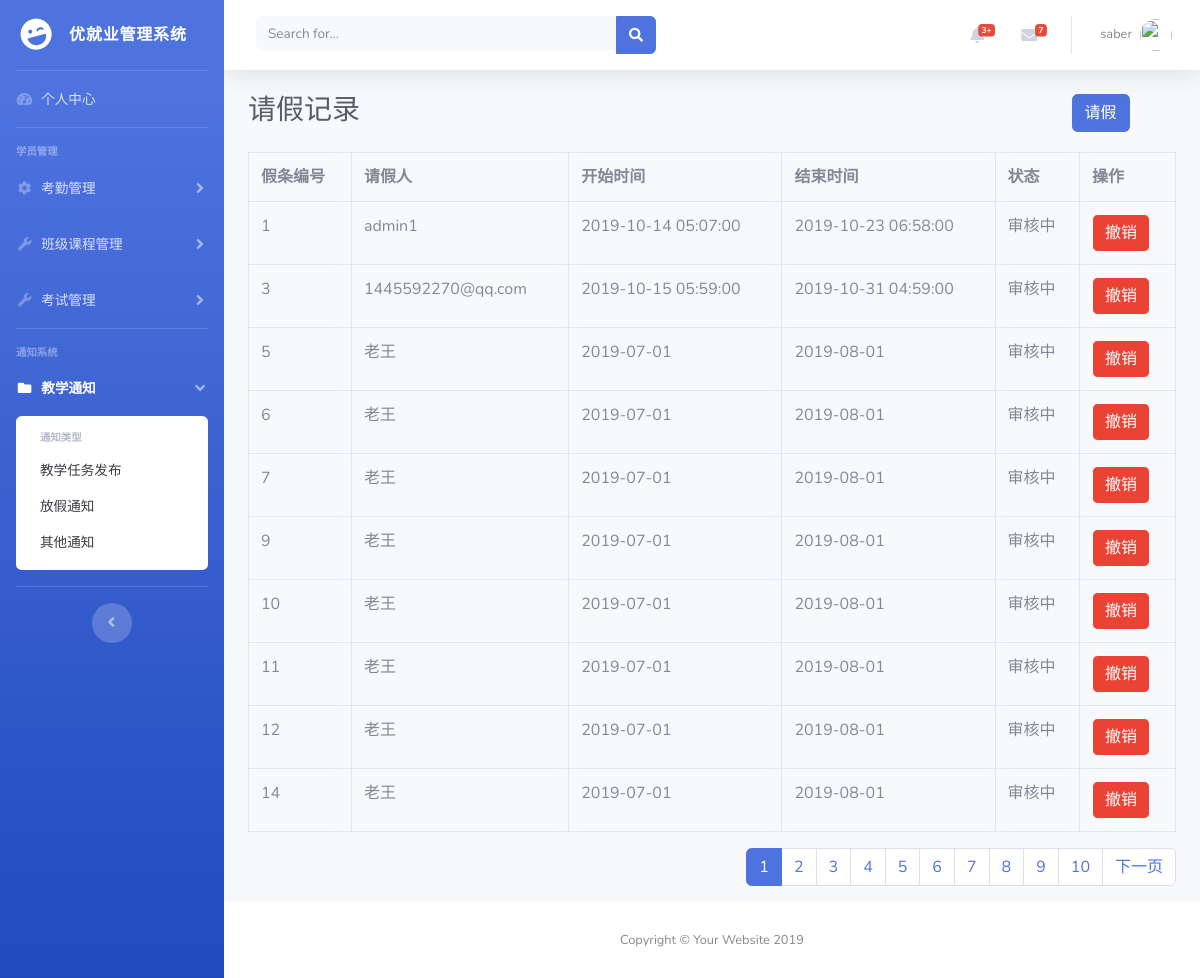
The app's page /leavel_all_list/1/ (signed in) with its own data.
### models.py (models this page shows, shortened)
class BaseModel(db.Model):
    __abstract__ = True
    id = db.Column(db.Integer, primary_key=True)

class Leavel(BaseModel):
    __tablename__ = "leavel"
    request_id = db.Column(db.Integer)  ## 请假人id
    request_name = db.Column(db.String(32))  ## 请假人姓名
    request_type = db.Column(db.String(32))  ### 假期类型
    request_start = db.Column(db.String(32))  ## 请假的开始时间
    request_end = db.Column(db.String(32))  ## 请假的结束时间
    request_description = db.Column(db.TEXT)  ## 请假描述
    request_phone = db.Column(db.String(11))  ###联系人手机号
    request_status = db.Column(db.Integer)  ## 请假状态

### views.py (the view)
@app.route("/leavel_all_list/<int:page>/",methods=["get","post"])
@LoginVaild
def leavel_all_list(page):
    leave = Leavel.query.filter(Leavel.request_id == request.cookies.get("userid")).all()
    pager=Pager(leave,10)
    page_data=pager.page_data(page)
    page_data=pager.page_data(page)
    return render_template("leavel_all_list.html",**locals())

### sdk/pager.py (called while the page is built)
    def page_data(self,page):
        page_start = (page -1) * self.page_size### 切片开始的位置
        page_end = page * self.page_size    ## 切片结束的位置
        result = self.data[page_start:page_end]
        if page == 1:
            self.is_start = True
        if page == self.page_number:
            self.is_end = True
        self.next_page = page + 1  ## 下一页
        self.previous_page = page - 1  ##上一页
        return result

### views.py (called while the page is built)
def LoginVaild(func):
    @functools.wraps(func)
    def inner(*args,**kwargs):
        email = request.cookies.get('email')
        userid = request.cookies.get('userid')
        session_email = session.get("email")
        if email and userid and session_email :
            user=User.query.filter(User.email==email,User.id==userid)
            if user:
                return func(*args,**kwargs)
            else:
                return redirect('/login/')
        else:
            return redirect('/login/')
    return inner

### templates/leavel_all_list.html (shortened to what this page needs)
{% extends "base.html" %}
{% block label %}
    请假记录
    <a class="btn btn-primary" href="/leavel_list/" style="float: right;margin-right: 5%;">请假</a>
{% endblock %}
{% block content %}
    <table class="table table-bordered">
        <tr>
            <th>假条编号</th>
            <th>请假人</th>
            <th>开始时间</th>
            <th>结束时间</th>
            <th>状态</th>
            <th>操作</th>
        </tr>
        {% for one in page_data %}
            <tr>
                <td>{{ one.id }}</td>
                <td>{{ one.request_name }}</td>
                <td>{{ one.request_start }}</td>
                <td>{{ one.request_end }}</td>
                {% if one.request_status == 0 %}
                    <td>审核中</td>
                {% elif one.request_status == 1 %}
                    <td>通过</td>
                {% elif one.request_status == 2 %}
                    <td>驳回</td>
                {% elif one.request_status == 3 %}
                    <td>销假</td>
                {% endif %}
                <td>
                    <button class="btn btn-google chexiao" ex_id="{{ one.id }}">撤销</button>
                </td>
            </tr>
        {% endfor %}
    </table>
      <ul class="pagination" style="float: right;">
          {% for p in pager.page_range %}
              {% if p == page %}
            <li class="paginate_button page-item previous active">
              <a href="/leavel_all_list/{{ p }}/" class="page-link">{{ p }}</a>
              </li>
              {% else %}
                  <li class="paginate_button page-item previous">
              <a href="/leavel_all_list/{{ p }}/" class="page-link">{{ p }}</a>
              </li>
              {% endif %}
          {% endfor %}
          {% if not pager.is_end %}
            <li class="paginate_button page-item previous">
              <a href="/leavel_all_list/{{ pager.next_page }}/" class="page-link">下一页</a>
              </li>
     {% endif %}
     </ul>
{% endblock %}

### templates/base.html (shortened to what this page needs)
<!DOCTYPE html>
<html lang="en">
<head>
  <link href="/static/vendor/fontawesome-free/css/all.min.css" rel="stylesheet" type="text/css">
  <link href="/static/css/sb-admin-2.min.css" rel="stylesheet">
</head>
<body id="page-top">
  <div id="wrapper">
    <ul class="navbar-nav bg-gradient-primary sidebar sidebar-dark accordion" id="accordionSidebar">
      <a class="sidebar-brand d-flex align-items-center justify-content-center" href="/index/">
        <div class="sidebar-brand-icon rotate-n-15">
          <i class="fas fa-laugh-wink"></i>
        </div>
        <div class="sidebar-brand-text mx-3">优就业管理系统</div>
      </a>
      <hr class="sidebar-divider my-0">
      <li class="nav-item">
        <a class="nav-link" href="/userinfo/">
          <i class="fas fa-fw fa-tachometer-alt"></i>
          <span>个人中心</span></a>
      </li>
      <hr class="sidebar-divider">
      <div class="sidebar-heading">
        学员管理
      </div>
      <li class="nav-item">
        <a class="nav-link collapsed" href="#" data-toggle="collapse" data-target="#collapseTwo" aria-expanded="true" aria-controls="collapseTwo">
          <i class="fas fa-fw fa-cog"></i>
          <span>考勤管理</span>
        </a>
      </li>
      <li class="nav-item">
        <a class="nav-link collapsed" href="#" data-toggle="collapse" data-target="#collapseUtilities1" aria-expanded="true" aria-controls="collapseUtilities1">
          <i class="fas fa-fw fa-wrench"></i>
          <span>班级课程管理</span>
        </a>
      </li>
         <li class="nav-item">
        <a class="nav-link collapsed" href="#" data-toggle="collapse" data-target="#collapseUtilities" aria-expanded="true" aria-controls="collapseUtilities">
          <i class="fas fa-fw fa-wrench"></i>
          <span>考试管理</span>
        </a>
      </li>
      <hr class="sidebar-divider">
      <div class="sidebar-heading">
        通知系统
      </div>
      <li class="nav-item active">
        <a class="nav-link" href="#" data-toggle="collapse" data-target="#collapsePages" aria-expanded="true" aria-controls="collapsePages">
          <i class="fas fa-fw fa-folder"></i>
          <span>教学通知</span>
        </a>
        <div id="collapsePages" class="collapse show" aria-labelledby="headingPages" data-parent="#accordionSidebar">
          <div class="bg-white py-2 collapse-inner rounded">
            <h6 class="collapse-header">通知类型</h6>
            <a class="collapse-item" href="/add_task/">教学任务发布</a>
            <a class="collapse-item" href="register.html">放假通知</a>
            <a class="collapse-item" href="forgot-password.html">其他通知</a>
          </div>
        </div>
      </li>
      <hr class="sidebar-divider d-none d-md-block">
      <div class="text-center d-none d-md-inline">
        <button class="rounded-circle border-0" id="sidebarToggle"></button>
      </div>
    </ul>
    <div id="content-wrapper" class="d-flex flex-column">
      <div id="content">
        <nav class="navbar navbar-expand navbar-light bg-white topbar mb-4 static-top shadow">
          <form class="d-none d-sm-inline-block form-inline mr-auto ml-md-3 my-2 my-md-0 mw-100 navbar-search">
            <div class="input-group">
              <input type="text" class="form-control bg-light border-0 small" placeholder="Search for..." aria-label="Search" aria-describedby="basic-addon2">
              <div class="input-group-append">
                <button class="btn btn-primary" type="button">
                  <i class="fas fa-search fa-sm"></i>
                </button>
              </div>
            </div>
          </form>
          <ul class="navbar-nav ml-auto">
            <li class="nav-item dropdown no-arrow mx-1">
              <a class="nav-link dropdown-toggle" href="#" id="alertsDropdown" role="button" data-toggle="dropdown" aria-haspopup="true" aria-expanded="false">
                <i class="fas fa-bell fa-fw"></i>
                <span class="badge badge-danger badge-counter">3+</span>
              </a>
            </li>
            <li class="nav-item dropdown no-arrow mx-1">
              <a class="nav-link dropdown-toggle" href="#" id="messagesDropdown" role="button" data-toggle="dropdown" aria-haspopup="true" aria-expanded="false">
                <i class="fas fa-envelope fa-fw"></i>
                <span class="badge badge-danger badge-counter">7</span>
              </a>
            </li>
            <li class="nav-item dropdown no-arrow">
              <a class="nav-link dropdown-toggle" href="#" id="userDropdown" role="button" data-toggle="dropdown" aria-haspopup="true" aria-expanded="false">
                <span class="mr-2 d-none d-lg-inline text-gray-600 small">{{ request.cookies.get('username') }}</span>
                <img class="img-profile rounded-circle" src="https://source.unsplash.com/QAB-WJcbgJk/60x60">
              </a>
            </li>
          </ul>
        </nav>
        <div class="container-fluid">
          <h1 class="h3 mb-4 text-gray-800">{% block label %}base页{% endblock %}</h1>
          {% block  content %}
          {% endblock %}
        </div>
      </div>
      <footer class="sticky-footer bg-white">
        <div class="container my-auto">
          <div class="copyright text-center my-auto">
            <span>Copyright &copy; Your Website 2019</span>
          </div>
        </div>
      </footer>
    </div>
  </div>
</body>
</html>

### records on screen
Leavel: id "1", request_name "admin1", request_start "2019-10-14 05:07:00", request_end "2019-10-23 06:58:00", request_status "审核中"
Leavel: id "3", request_name "1445592270@qq.com", request_start "2019-10-15 05:59:00", request_end "2019-10-31 04:59:00", request_status "审核中"
Leavel: id "5", request_name "老王", request_start "2019-07-01", request_end "2019-08-01", request_status "审核中"
Leavel: id "6", request_name "老王", request_start "2019-07-01", request_end "2019-08-01", request_status "审核中"
Leavel: id "7", request_name "老王", request_start "2019-07-01", request_end "2019-08-01", request_status "审核中"
Leavel: id "9", request_name "老王", request_start "2019-07-01", request_end "2019-08-01", request_status "审核中"
Leavel: id "10", request_name "老王", request_start "2019-07-01", request_end "2019-08-01", request_status "审核中"
Leavel: id "11", request_name "老王", request_start "2019-07-01", request_end "2019-08-01", request_status "审核中"
Leavel: id "12", request_name "老王", request_start "2019-07-01", request_end "2019-08-01", request_status "审核中"
Leavel: id "14", request_name "老王", request_start "2019-07-01", request_end "2019-08-01", request_status "审核中"

### other values on screen
{{ request.cookies.get('username') }} "saber"
{{ p }} "1"
{{ p }} "2" "3" "4" "5" "6" "7" "8" "9" "10"
